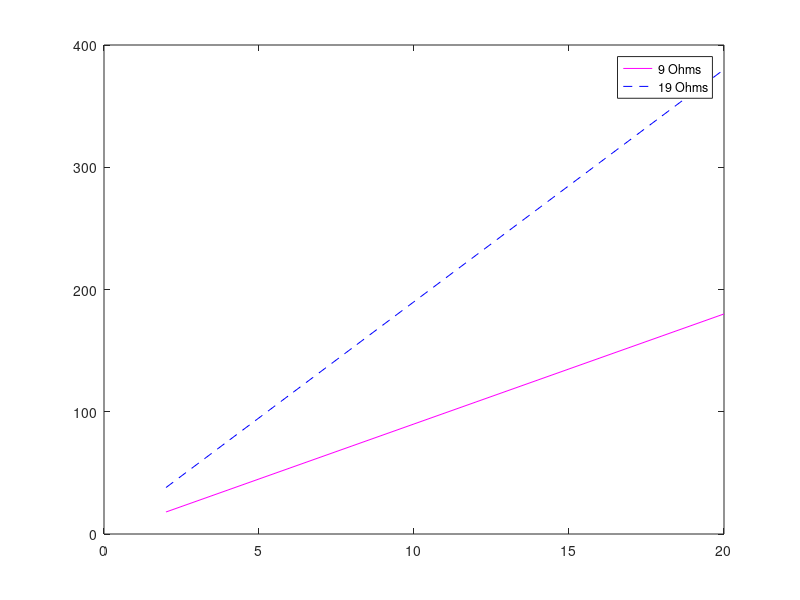

The MATLAB script that drew this image:
%OHMS_LAW graph Ohm's Law
%   OHMS_LAW makes a proper plot for Ohm's Law. It graphs for two resistance
%   values and current range from 2A to 20A.

% Set resistance values
RESISTANCE_1 = 9;
RESISTANCE_2 = 19;

% Set current values
currentVals = 2:2:20;

% Calculate voltage values
voltageVals1 = currentVals * RESISTANCE_1;
voltageVals2 = currentVals * RESISTANCE_2;

% Prepare to plot the graph
figure(1);

% Add labels
title('Ohm''s Law for Two Resistance Values');
xlabel('Current (A)');
ylabel('Voltage (V)');

% Make Plots
plot(currentVals, voltageVals1, '-m'); % Solid, Megenta
hold on
plot(currentVals, voltageVals2, '--b'); % Dashed, Blue
hold off

% Add Legends
legend('9 Ohms','19 Ohms');
